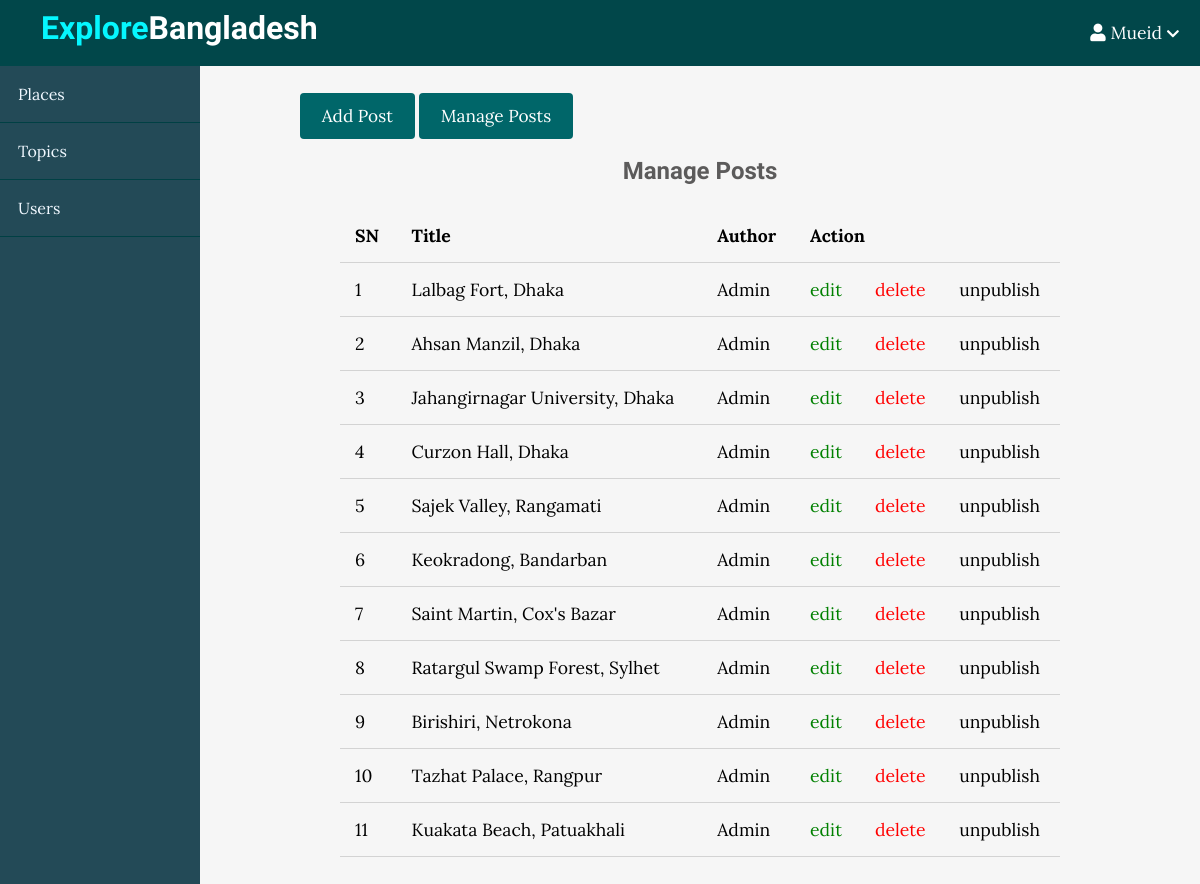
The page /admin/posts/index.php (signed in) on the database its author committed.
### tables this page shows
CREATE TABLE `posts` (
  `id` int(11) NOT NULL,
  `user_id` int(11) NOT NULL,
  `topic_id` int(11) DEFAULT NULL,
  `title` varchar(255) NOT NULL,
  `image` varchar(255) NOT NULL,
  `body` text NOT NULL,
  `published` tinyint(4) NOT NULL,
  `created_at` datetime NOT NULL DEFAULT current_timestamp()
);

### app/database/db.php (called while the page is built, shortened)
<?php
require('connect.php');
function selectAll($table, $conditions = [])
{
    global $conn;
    $sql = "SELECT * FROM $table";
    if (empty($conditions)) {
        $stmt = $conn->prepare($sql);
        $stmt->execute();
        $records = $stmt->get_result()->fetch_all(MYSQLI_ASSOC);
        return $records;
    }
}

### app/controllers/posts.php (called while the page is built, shortened)
<?php
include(ROOT_PATH . "/app/database/db.php");
$table = 'posts';
$posts = selectAll($table);

### admin/posts/index.php (the view, shortened to what this page needs)
<?php include(ROOT_PATH . "/app/controllers/posts.php");
?>
<!DOCTYPE html>
<html lang="en">
    <head>
        <link rel="stylesheet"
            href="https://use.fontawesome.com/releases/v5.7.2/css/all.css"
>
        <link rel="stylesheet" href="../../assets/css/style.css">
        <link rel="stylesheet" href="../../assets/css/admin.css">
    </head>
    <body>
    <?php include(ROOT_PATH . "/app/includes/adminHeader.php"); ?>
        <div class="admin-wrapper">
        <div class="left-sidebar">
                <ul>
                    <li><a href="<?php echo BASE_URL . '/admin/posts/index.php' ?>">Places</a></li>
                    <li><a href="<?php echo BASE_URL . '/admin/topics/index.php' ?>">Topics</a></li>
                    <li><a href="<?php echo BASE_URL . '/admin/users/index.php' ?>">Users</a></li>
                </ul>
            </div>
            <div class="admin-content">
                <div class="button-group">
                    <a href="create.php" class="btn btn-big">Add Post</a>
                    <a href="index.php" class="btn btn-big">Manage Posts</a>
                </div>
                <div class="content">
                    <h2 class="page-title">Manage Posts</h2>
                    <table>
                        <thead>
                            <th>SN</th>
                            <th>Title</th>
                            <th>Author</th>
                            <th colspan="3">Action</th>
                        </thead>
                        <tbody>
                            <?php foreach ($posts as $key => $post): ?>
                                <tr>
                                    <td><?php echo $key + 1; ?></td>
                                    <td><?php echo $post['title'] ?></td>
                                    <td>Admin</td>
                                    <td><a href="edit.php?id=<?php echo $post['id']; ?>" class="edit">edit</a></td>
                                    <td><a href="edit.php?delete_id=<?php echo $post['id']; ?>" class="delete">delete</a></td>
                                    <?php if ($post['published']): ?>
                                        <td><a href="edit.php?published=0&p_id=<?php echo $post['id'] ?>" class="unpublish">unpublish</a></td>
                                    <?php else: ?>
                                        <td><a href="edit.php?published=1&p_id=<?php echo $post['id'] ?>" class="publish">publish</a></td>
                                    <?php endif; ?>
                                </tr>
                            <?php endforeach; ?>
                        </tbody>
                    </table>
                </div>
            </div>
        </div>
    </body>
</html>

### assets/css/style.css (style rules this page uses)
* { box-sizing: border-box; }
html, body { height: 100%; padding: 0px; margin: 0px; background: #f6f6f6; font-family: "Lora", serif; }
h1, h2, h3, h4, h5, h6 { font-family: "Candal", serif; color: #5c5b5b; margin: 5px; }
a { text-decoration: none; color: inherit; }
.btn { padding: 0.5rem 1rem; background: #006669; color: white; border: 1px solid transparent; border-radius: 0.25rem; font-size: 1.08em; font-family: "Lora", serif; }
.btn-big { padding: 0.7rem 1.3rem; line-height: 1.3rem; }
.content { width: 90%; margin: 30px auto 30px; }

### assets/css/admin.css (style rules this page uses)
.admin-wrapper { display: flex; height: calc(100% - 66px); }
.admin-wrapper .left-sidebar { flex: 2; height: 100%; background: #234a57; }
.admin-wrapper .left-sidebar ul { list-style: none; margin: 0px; padding: 0px; color: aliceblue; }
.admin-wrapper .left-sidebar ul li a { padding: 18px; display: block; border-bottom: 1px solid #004044; }
.admin-wrapper .admin-content { flex: 8; height: 100%; padding: 40px 100px 100px; overflow-y: scroll; }
.admin-content .page-title { text-align: center; margin-bottom: 1.5rem; }
table { width: 100%; border-collapse: collapse; font-size: 1.1rem; }
th, td { padding: 15px; text-align: left; border-bottom: 1px solid #d3d3d3; }
.edit { color: green; }
.delete { color: red; }

### rows shown on the page
posts: title "Lalbag Fort, Dhaka"
posts: title "Ahsan Manzil, Dhaka"
posts: title "Jahangirnagar University, Dhaka"
posts: title "Curzon Hall, Dhaka"
posts: title "Sajek Valley, Rangamati"
posts: title "Keokradong, Bandarban"
posts: title "Saint Martin, Cox's Bazar"
posts: title "Ratargul Swamp Forest, Sylhet"
posts: title "Birishiri, Netrokona"
posts: title "Tazhat Palace, Rangpur"
posts: title "Kuakata Beach, Patuakhali"

### other values the page prints
$_SESSION['username'] "Mueid"
